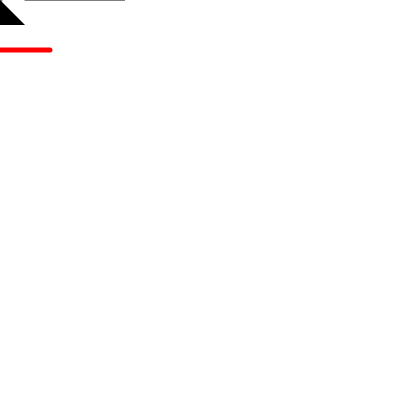
Frame 1 (no input)
Frame 60 (no input): identical to frame 1, image omitted
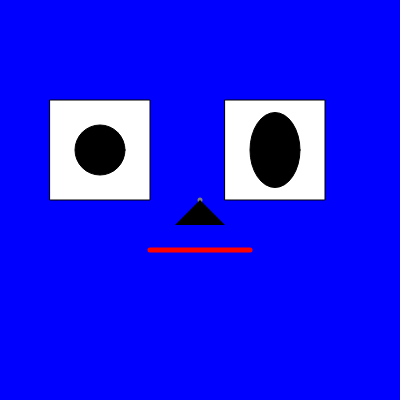
Frame 120 (the mouse pressed at the canvas centre since frame 60)

The p5.js sketch that drew these frames (run headless with seeded random() and noise() and a simulated clock; from frame 60 on, the mouse is pressed at the canvas centre):

// p5.js sketch
// ── sketch.js
var centerX = 100;
var centerY = 200;
var backgroundColor = "white";

var button;

var noseColor = "black";

var sel;
var eyeColor = "black";

function setup() {
  // put setup code here
  createCanvas(400,400);
  background(255);
  button = createButton("Click Me");
  button.mousePressed(changeBG);
  button2 = createButton("red");
  button2.mousePressed(function(){

    //your code goes here
    noseColor = "red";
  });

  sel = createSelect();
  sel.option("blue");
  sel.option("green");
  sel.option("brown");

  sel.changed(function(){

    eyeColor = sel.value();
  });
}

function draw() {
  // put drawing code

  background(backgroundColor);
  centerX = mouseX;
  centerY = mouseY;
  stroke(0);
  strokeWeight(1);
  fill("white");
  rect(centerX - 150,centerY - 100,100,100);
  //eye 1
  var xOffset = map(mouseX, 0, width, -20,20);
  var yOffset = map(mouseY, 0, height, -20,20);
  console.log("xOffset: " + xOffset + "yOffset: " + yOffset)
  fill(eyeColor);
  ellipse(centerX - 100 + xOffset,centerY - 50 + yOffset,50,50);
  fill("white");
  rect(centerX + 25,centerY - 100,100,100);
  //eye 2
  fill(eyeColor);
  ellipse(centerX + 75 + xOffset,centerY - 50 + yOffset,50,75);

  stroke(125);
  strokeWeight(5);
  point(centerX, centerY);

  stroke(255,0,0);
  line(centerX - 50,centerY + 50, centerX + 50, centerY + 50)

  noStroke();
  fill(noseColor);
  //nose
  triangle(centerX, centerY, centerX + 25, centerY + 25, centerX - 25, centerY + 25);
}

function mousePressed(){
  backgroundColor = "blue";
}

function mouseReleased(){
  backgroundColor = "red";
}

function changeBG(){
  noseColor = "green";
}
